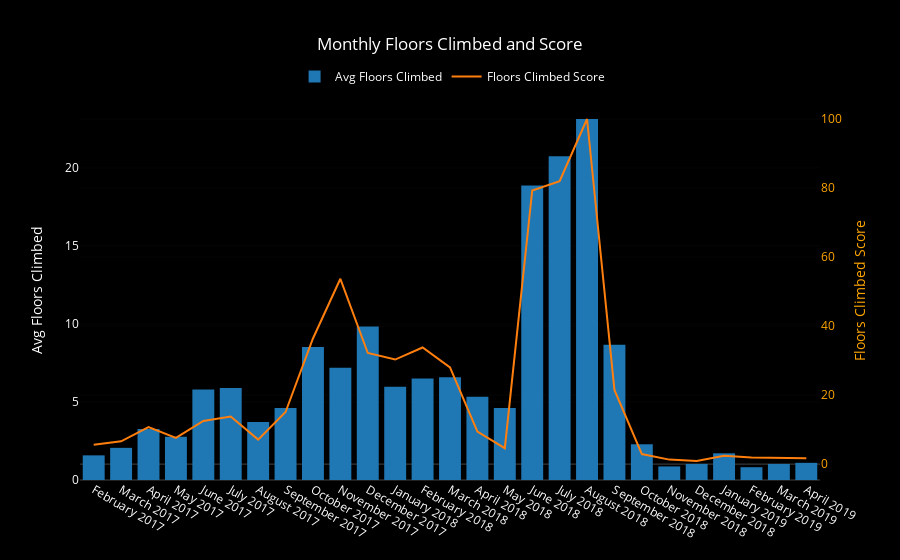

Notebook code cell kept with this figure:
### Code cell
bars = go.Bar(x=month_df.month_year, y=month_df.mean_flrs,
              name='Avg Floors Climbed', yaxis='y1')

score_line = go.Scatter(x=month_df.month_year, y=month_df.floors_score,
                        name='Floors Climbed Score', yaxis='y2')

layout = go.Layout({'plot_bgcolor': 'black', 'paper_bgcolor': 'black',
                    'font': {'color': 'white'},
                    'title': 'Monthly Floors Climbed and Score',
                    'legend': {'orientation': 'h', 'x': .29, 'y': 1.1},
                    'yaxis': {'title': 'Avg Floors Climbed'},
                    'yaxis2': {'title': 'Floors Climbed Score',
                               'titlefont': {'color': 'orange'},
                               'tickfont': {'color': 'orange'},
                               'overlaying': 'y',
                               'side': 'right'},
                   'xaxis': {'type': '-'}})

data = [bars, score_line]
fig = go.Figure(data=data, layout=layout)
iplot(fig)

### Figure 1 — Plotly figure (JSON) as saved in the notebook; plotly's stock layout.template omitted (floating-point values rounded to 4 significant figures)
{"data": [{"name": "Avg Floors Climbed", "type": "bar", "uid": "72f87c46-d90e-41c6-978e-799f60f5b68c", "x": ["February 2017", "March 2017", "April 2017", "May 2017", "June 2017", "July 2017", "August 2017", "September 2017", "October 2017", "November 2017", "December 2017", "January 2018", "February 2018", "March 2018", "April 2018", "May 2018", "June 2018", "July 2018", "August 2018", "September 2018", "October 2018", "November 2018", "December 2018", "January 2019", "February 2019", "March 2019", "April 2019"], "y": [1.58, 2.06, 3.27, 2.77, 5.8, 5.9, 3.71, 4.62, 8.52, 7.2, 9.84, 5.97, 6.5, 6.58, 5.33, 4.61, 18.87, 20.74, 23.13, 8.67, 2.29, 0.87, 1.03, 1.71, 0.82, 1.03, 1.1], "yaxis": "y"}, {"name": "Floors Climbed Score", "type": "scatter", "uid": "e625ebff-96d3-4018-977f-b60d394b5899", "x": ["February 2017", "March 2017", "April 2017", "May 2017", "June 2017", "July 2017", "August 2017", "September 2017", "October 2017", "November 2017", "December 2017", "January 2018", "February 2018", "March 2018", "April 2018", "May 2018", "June 2018", "July 2018", "August 2018", "September 2018", "October 2018", "November 2018", "December 2018", "January 2019", "February 2019", "March 2019", "April 2019"], "y": [5.6, 6.6, 10.7, 7.6, 12.5, 13.8, 7.1, 15.1, 36.4, 53.7, 32.2, 30.3, 33.8, 28, 9.4, 4.6, 79.3, 82, 100, 21.5, 2.9, 1.3, 0.9, 2.4, 1.9, 1.7, 1.7], "yaxis": "y2"}], "layout": {"font": {"color": "white"}, "legend": {"orientation": "h", "x": 0.29, "y": 1.1}, "paper_bgcolor": "black", "plot_bgcolor": "black", "title": {"text": "Monthly Floors Climbed and Score"}, "xaxis": {"type": "-"}, "yaxis": {"title": {"text": "Avg Floors Climbed"}}, "yaxis2": {"overlaying": "y", "side": "right", "tickfont": {"color": "orange"}, "title": {"font": {"color": "orange"}, "text": "Floors Climbed Score"}}}}
